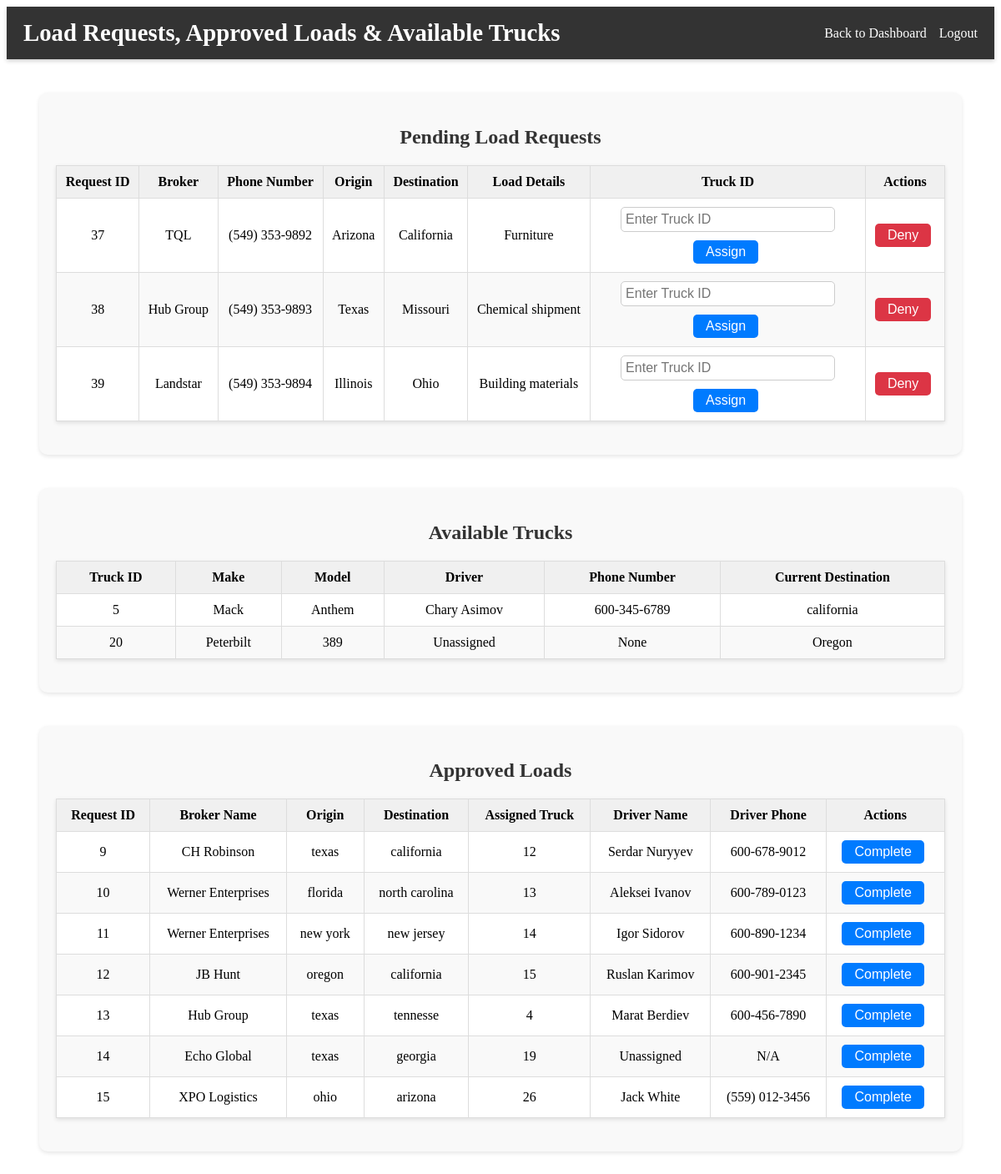
The page /dispatcher/requests (signed in) on the database its author committed.
### tables this page shows
CREATE TABLE LoadRequests (
    request_id INTEGER PRIMARY KEY AUTOINCREMENT,
    phone_number TEXT,
    origin TEXT NOT NULL,
    destination TEXT NOT NULL,
    load_details TEXT,
    status TEXT DEFAULT 'Pending'  -- Status: Pending, Approved, Denied
, assigned_truck INTEGER, broker_id INTEGER REFERENCES Brokers (broker_id));

CREATE TABLE Brokers (
    broker_id INTEGER PRIMARY KEY,
    company_name TEXT,
    credit_score TEXT,
    load_number INTEGER,
    dispatcher_id INTEGER,
    FOREIGN KEY (dispatcher_id) REFERENCES Dispatchers (dispatcher_id)
);

CREATE TABLE Trucks (
    truck_id INTEGER PRIMARY KEY,
    make TEXT NOT NULL,
    model TEXT NOT NULL,
    vin TEXT NOT NULL,
    license_plate TEXT NOT NULL,
    registration TEXT,
    physical_insurance INTEGER,
    owner TEXT,
    expenses NUMERIC(10, 2),
    driver_id INTEGER,
    policy_end_date DATE,
    destination_state TEXT,
    following_dest_state TEXT,
    FOREIGN KEY (physical_insurance) REFERENCES Insurance (insurance_id),
    FOREIGN KEY (driver_id) REFERENCES Drivers (driver_id)
);

CREATE TABLE Drivers (
    driver_id INTEGER PRIMARY KEY,
    name TEXT NOT NULL,
    phone_number TEXT,
    carrier_id INTEGER,
    payment_type TEXT,
    bank_info TEXT,
    medical_card TEXT UNIQUE,
    insurance_id INTEGER,
    policy_end_date DATE,
    FOREIGN KEY (insurance_id) REFERENCES Insurance (insurance_id)
);

### app/routes.py (the view)
@main_bp.route('/dispatcher/requests', methods=['GET'])
def view_requests():
    if 'dispatcher_id' not in session:
        return redirect(url_for('main.home'))
    cursor = get_cursor()
    requests = cursor.execute("""
        SELECT lr.request_id, b.company_name AS broker_company_name, lr.phone_number, lr.origin, lr.destination, lr.load_details
        FROM LoadRequests lr
        JOIN Brokers b ON lr.broker_id = b.broker_id
        WHERE lr.status = 'Pending'
    """).fetchall()
    available_trucks = cursor.execute("""
        SELECT t.truck_id, t.make, t.model, d.name AS driver_name, d.phone_number AS driver_phone_number, t.destination_state
        FROM Trucks t
        LEFT JOIN Drivers d ON t.driver_id = d.driver_id
        WHERE t.following_dest_state IS NULL OR t.following_dest_state = ''
    """).fetchall()
    approved_loads = cursor.execute("""
        SELECT lr.request_id, b.company_name AS broker_company_name, lr.origin, lr.destination, lr.assigned_truck, d.name AS driver_name, d.phone_number AS driver_phone
        FROM LoadRequests lr
        JOIN Brokers b ON lr.broker_id = b.broker_id
        JOIN Trucks t ON lr.assigned_truck = t.truck_id
        LEFT JOIN Drivers d ON t.driver_id = d.driver_id
        WHERE lr.status = 'Approved' AND lr.destination = t.destination_state
    """).fetchall()
    return render_template('dispatcher/view_requests.html', requests=requests, available_trucks=available_trucks, approved_loads=approved_loads)

### app/__init__.py (called while the page is built)
def create_app():
    app = Flask(__name__)
    app.config['SECRET_KEY'] = 'your_secret_key'
    from .routes import main_bp
    app.register_blueprint(main_bp)
    @app.teardown_appcontext
    def close_db(error):
        if 'db' in g:
            g.db.close()
    return app

def get_db():
    if 'db' not in g:
        g.db = sqlite3.connect('instance/Checkpoint3.db')
        g.db.row_factory = sqlite3.Row  # Enables access by column name
    return g.db

def get_cursor():
    return get_db().cursor()

### app/templates/dispatcher/view_requests.html (shortened to what this page needs)
<!DOCTYPE html>
<html lang="en">
<head>
    <link rel="stylesheet" href="{{ url_for('static', filename='css/dash_style.css') }}">
</head>
<body>
    <header>
        <div class="view-requests-header">
            <h1 class="view-requests-title">Load Requests, Approved Loads & Available Trucks</h1>
            <nav class="view-requests-nav">
                <ul class="view-requests-nav-list">
                    <li><a href="{{ url_for('main.dispatcher_dashboard') }}" class="view-requests-nav-link">Back to Dashboard</a></li>
                    <li><a href="{{ url_for('main.driver_logout') }}" class="view-requests-nav-link">Logout</a></li>
                </ul>
            </nav>
        </div>
    </header>
    <main>
        <section class="view-requests-section">
            <h2 class="view-requests-heading">Pending Load Requests</h2>
            <table class="view-requests-table">
                <thead>
                    <tr>
                        <th>Request ID</th>
                        <th>Broker</th>
                        <th>Phone Number</th>
                        <th>Origin</th>
                        <th>Destination</th>
                        <th>Load Details</th>
                        <th>Truck ID</th>
                        <th>Actions</th>
                    </tr>
                </thead>
                <tbody>
                    {% for request in requests %}
                        <tr>
                            <td>{{ request['request_id'] }}</td>
                            <td>{{ request['broker_company_name'] }}</td>
                            <td>{{ request['phone_number'] }}</td>
                            <td>{{ request['origin'] }}</td>
                            <td>{{ request['destination'] }}</td>
                            <td>{{ request['load_details'] }}</td>
                            <td>
                                <form method="POST" action="{{ url_for('main.assign_request') }}" class="view-requests-form">
                                    <input type="text" name="truck_id" placeholder="Enter Truck ID" class="view-requests-input" required>
                                    <button type="submit" class="view-requests-assign-button">Assign</button>
                                </form>
                            </td>
                            <td>
                                <form method="POST" action="{{ url_for('main.deny_request', request_id=request['request_id']) }}" class="view-requests-form">
                                    <button type="submit" class="view-requests-deny-button">Deny</button>
                                </form>
                            </td>
                        </tr>
                    {% endfor %}
                </tbody>
            </table>
        </section>
        <section class="view-available-trucks-section">
            <h2 class="view-available-trucks-heading">Available Trucks</h2>
            <table class="view-available-trucks-table">
                <thead>
                    <tr>
                        <th>Truck ID</th>
                        <th>Make</th>
                        <th>Model</th>
                        <th>Driver</th>
                        <th>Phone Number</th>
                        <th>Current Destination</th>
                    </tr>
                </thead>
                <tbody>
                    {% for truck in available_trucks %}
                        <tr>
                            <td>{{ truck['truck_id'] }}</td>
                            <td>{{ truck['make'] }}</td>
                            <td>{{ truck['model'] }}</td>
                            <td>{{ truck['driver_name'] or "Unassigned" }}</td>
                            <td>{{ truck['driver_phone_number'] }}</td>
                            <td>{{ truck['destination_state'] }}</td>
                        </tr>
                    {% endfor %}
                </tbody>
            </table>
        </section>
        <section class="view-approved-loads-section">
            <h2 class="view-approved-loads-heading">Approved Loads</h2>
            <table class="view-approved-loads-table">
                <thead>
                    <tr>
                        <th>Request ID</th>
                        <th>Broker Name</th>
                        <th>Origin</th>
                        <th>Destination</th>
                        <th>Assigned Truck</th>
                        <th>Driver Name</th>
                        <th>Driver Phone</th>
                        <th>Actions</th>
                    </tr>
                </thead>
                <tbody>
                    {% for load in approved_loads %}
                        <tr>
                            <td>{{ load['request_id'] }}</td>
                            <td>{{ load['broker_company_name'] }}</td>
                            <td>{{ load['origin'] }}</td>
                            <td>{{ load['destination'] }}</td>
                            <td>{{ load['assigned_truck'] }}</td>
                            <td>{{ load['driver_name'] or "Unassigned" }}</td>
                            <td>{{ load['driver_phone'] or "N/A" }}</td>
                            <td>
                                <form method="POST" action="{{ url_for('main.complete_load', request_id=load['request_id']) }}" class="view-approved-loads-form">
                                    <button type="submit" class="view-approved-loads-complete-button">Complete</button>
                                </form>
                            </td>
                        </tr>
                    {% endfor %}
                </tbody>
            </table>
        </section>
    </main>
</body>
</html>

### app/static/css/dash_style.css (style rules this page uses)
.view-requests-header { background-color: #333; color: white; padding: 15px 20px; display: flex; justify-content: space-between; align-items: center; box-shadow: 0 2px 5px rgba(0, 0, 0, 0.2); }
.view-requests-title { font-size: 1.8rem; margin: 0; }
.view-requests-nav-list { list-style-type: none; margin: 0; padding: 0; display: flex; }
.view-requests-nav-list li { margin-left: 15px; }
.view-requests-nav-link { color: white; text-decoration: none; font-size: 1rem; transition: color 0.3s; }
.view-requests-section, .view-available-trucks-section, .view-approved-loads-section { margin: 40px auto; width: 90%; background-color: #f9f9f9; padding: 20px; border-radius: 10px; box-shadow: 0 2px 5px rgba(0, 0, 0, 0.1); }
.view-requests-heading, .view-available-trucks-heading, .view-approved-loads-heading { text-align: center; font-size: 1.5rem; margin-bottom: 20px; color: #333; }
.view-requests-table, .view-available-trucks-table, .view-approved-loads-table { width: 100%; border-collapse: collapse; margin: 20px 0; background-color: white; box-shadow: 0 2px 5px rgba(0, 0, 0, 0.1); }
.view-requests-table th, .view-available-trucks-table th, .view-approved-loads-table th, .view-requests-table td, .view-available-trucks-table td, .view-approved-loads-table td { padding: 10px; text-align: center; border: 1px solid #ddd; }
.view-requests-table th, .view-available-trucks-table th, .view-approved-loads-table th { background-color: #f0f0f0; font-weight: bold; }
.view-requests-table tr:nth-child(even), .view-available-trucks-table tr:nth-child(even), .view-approved-loads-table tr:nth-child(even) { background-color: #f9f9f9; }
.view-requests-form, .view-approved-loads-form { display: inline-block; }
.view-requests-input { width: 80%; padding: 5px; margin-bottom: 10px; border: 1px solid #ccc; border-radius: 5px; font-size: 1rem; }
.view-requests-assign-button, .view-requests-deny-button, .view-approved-loads-complete-button { background-color: #007bff; color: white; font-size: 1rem; padding: 5px 15px; border: none; border-radius: 5px; cursor: pointer; margin-right: 5px; transition: background-color 0.3s ease; }
.view-requests-deny-button { background-color: #dc3545; }

### rows shown on the page
LoadRequests: request_id "37", broker_company_name "TQL", phone_number "(549) 353-9892", origin "Arizona", destination "California", load_details "Furniture"
LoadRequests: request_id "38", broker_company_name "Hub Group", phone_number "(549) 353-9893", origin "Texas", destination "Missouri", load_details "Chemical shipment"
LoadRequests: request_id "39", broker_company_name "Landstar", phone_number "(549) 353-9894", origin "Illinois", destination "Ohio", load_details "Building materials"
Trucks: truck_id "5", make "Mack", model "Anthem", name "Chary Asimov", driver_phone_number "600-345-6789", destination_state "california"
Trucks: truck_id "20", make "Peterbilt", model "389", truck "Unassigned", driver_phone_number "None", destination_state "Oregon"
LoadRequests: request_id "9", broker_company_name "CH Robinson", origin "texas", destination "california", assigned_truck "12", name "Serdar Nuryyev", phone_number "600-678-9012"
LoadRequests: request_id "10", broker_company_name "Werner Enterprises", origin "florida", destination "north carolina", assigned_truck "13", name "Aleksei Ivanov", phone_number "600-789-0123"
LoadRequests: request_id "11", broker_company_name "Werner Enterprises", origin "new york", destination "new jersey", assigned_truck "14", name "Igor Sidorov", phone_number "600-890-1234"
LoadRequests: request_id "12", broker_company_name "JB Hunt", origin "oregon", destination "california", assigned_truck "15", name "Ruslan Karimov", phone_number "600-901-2345"
LoadRequests: request_id "13", broker_company_name "Hub Group", origin "texas", destination "tennesse", assigned_truck "4", name "Marat Berdiev", phone_number "600-456-7890"
LoadRequests: request_id "14", broker_company_name "Echo Global", origin "texas", destination "georgia", assigned_truck "19", load "Unassigned", load "N/A"
LoadRequests: request_id "15", broker_company_name "XPO Logistics", origin "ohio", destination "arizona", assigned_truck "26", name "Jack White", phone_number "(559) 012-3456"
